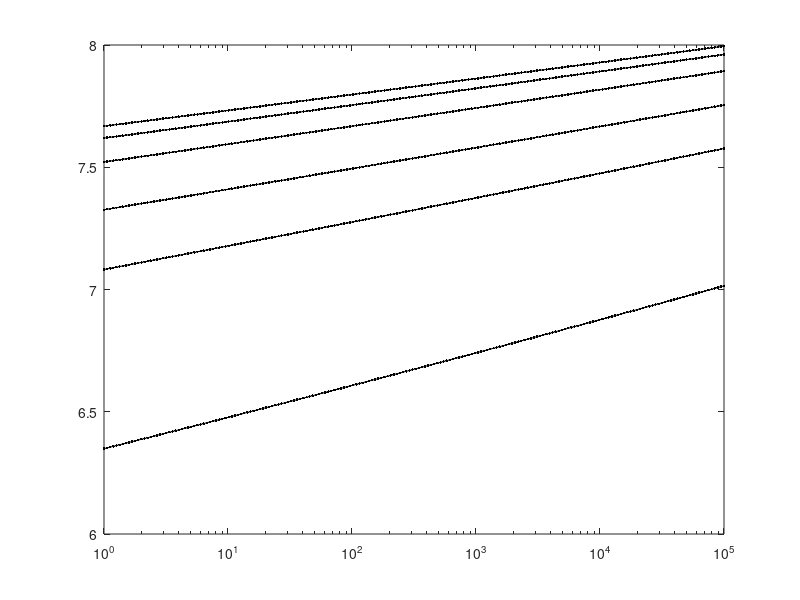
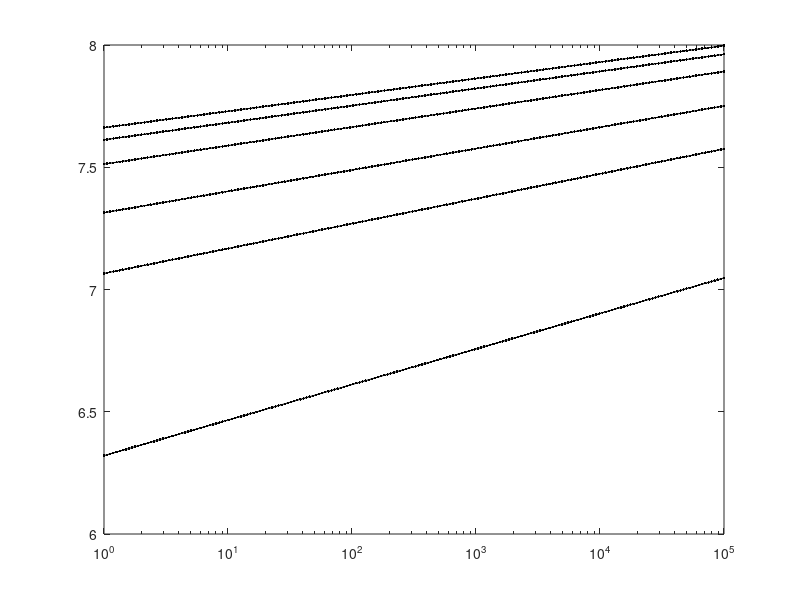
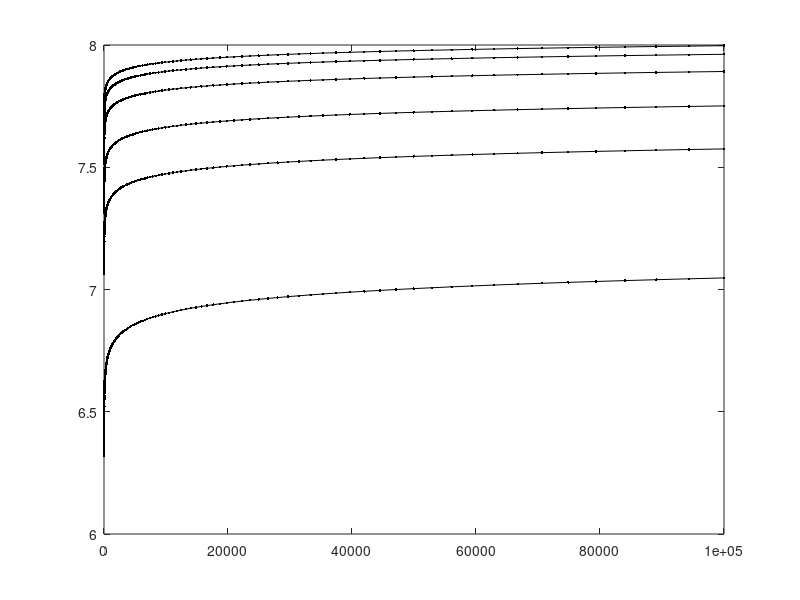
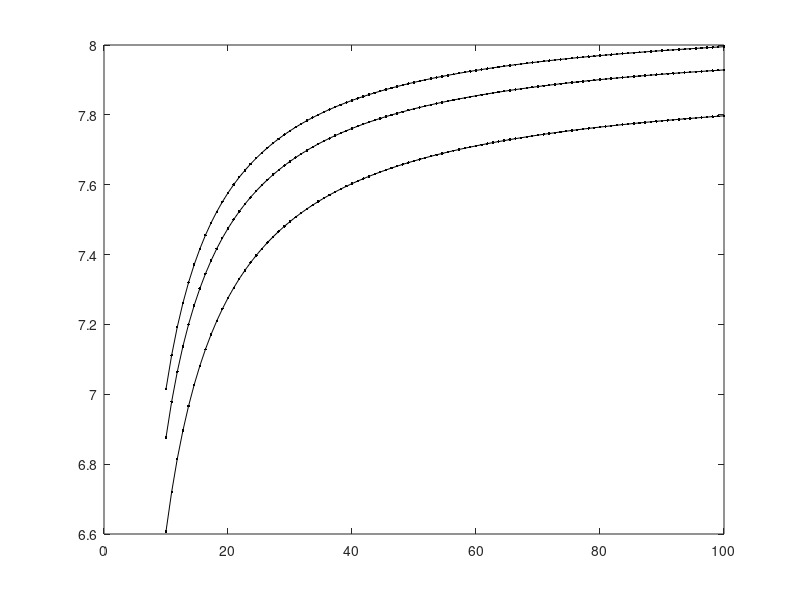

Write MATLAB code to recreate these figures, in order.
function FENE_CB_functions 
close all

% filament diameter 
df_power       = @(kappa,t) 2.5191*(1+10*(0.6679./kappa)).*t.^(0.049554*(1+10*(-0.18709./kappa))); %  R2 = 0.9288
df_logarithmic = @(kappa,t) 1.8987*(1+10*(0.90553./kappa)) + (0.22472*(1+10*(0.21091./kappa)))*log(t); %  R2 = 0.92898

% filament length
Lf_power       = @(kappa,t) 6.9913*(1+10*(0.22248./kappa)).*t.^(0.053751*(1+10*(0.17802./kappa))); %  R2 = 0.66928
Lf_logarithmic = @(kappa,t) 4.9098*(1+10*(0.087762./kappa)) + (0.70121*(1+10*(0.45222./kappa)))*log(t); %  R2 = 0.6687

% filament length divided by filament diameter
Lfdivdf_power       = @(kappa,t) 2.7657*(1+10*(-0.33456./kappa)).*t.^(0.0041842*(1+10*(4.4991./kappa))); %  R2 = 0.17253
Lfdivdf_logarithmic = @(kappa,t) 2.7336*(1+10*(-0.34733./kappa)) + (0.012263*(1+10*(3.9344./kappa)))*log(t); %  R2 = 0.1721

% total length of filaments 
Ltotal_power       = @(kappa,t) 10894.6745*(1+10*(-0.78308./kappa)).*t.^(-0.12738*(1+10*(-0.11672./kappa))); %  R2 = 0.97054
Ltotal_logarithmic = @(kappa,t) 6327.4246*(1+10*(-0.7548./kappa)) + (-325.2563*(1+10*(-0.75742./kappa)))*log(t); %  R2 = 0.96964

% mean GPSD pore radius
rpore_power       = @(kappa,t) 5.7735*(1+10*(1.81./kappa)).*t.^(0.079335*(1+10*(-0.56375./kappa))); %  R2 = 0.93644
rpore_logarithmic = @(kappa,t) 1.0034*(1+10*(13.0684./kappa)) + (1.2317*(1+10*(-0.14762./kappa)))*log(t); %  R2 = 0.93653

% radius of gyration 
Rg_power       = @(kappa,t) 7.8147*(1+10*(-0.18755./kappa)).*t.^(0.0030677*(1+10*(1.8243./kappa))); %  R2 = 0.97444
Rg_logarithmic = @(kappa,t) 7.8109*(1+10*(-0.1908./kappa)) + (0.025345*(1+10*(1.4909./kappa)))*log(t); %  R2 = 0.97449

% amount of temporary bonds 
bondsC_power       = @(kappa,t) 38334.2176*(1+10*(0.73398./kappa)).*t.^(0.047486*(1+10*(-0.60306./kappa))); %  R2 = 0.99008
bondsC_logarithmic = @(kappa,t) 30520.4918*(1+10*(1.1279./kappa)) + (3209.7329*(1+10*(-0.44834./kappa)))*log(t); %  R2 = 0.99036

% total potential energy 
pe_power       = @(kappa,t) 19.1531*(1+10*(-0.077511./kappa)).*t.^(-0.0089826*(1+10*(-0.34152./kappa))); %  R2 = 0.99624
pe_logarithmic = @(kappa,t) 19.0643*(1+10*(-0.074941./kappa)) + (-0.1554*(1+10*(-0.37527./kappa)))*log(t); %  R2 = 0.9962

% negative pair energy 
negEpair_power       = @(kappa,t) 2.2466*(1+10*(0.30595./kappa)).*t.^(0.037574*(1+10*(-0.42398./kappa))); %  R2 = 0.99556
negEpair_logarithmic = @(kappa,t) 1.9845*(1+10*(0.43088./kappa)) + (0.12965*(1+10*(-0.358./kappa)))*log(t); %  R2 = 0.99575

% FENE bond energy 
ebond_power       = @(kappa,t) 20.0406*(1+10*(-0.00099038./kappa)).*t.^(-0.00012989*(1+10*(-0.46662./kappa))); %  R2 = 0.62354
ebond_logarithmic = @(kappa,t) 20.0406*(1+10*(-0.00098953./kappa)) + (-0.0025992*(1+10*(-0.46683./kappa)))*log(t); %  R2 = 0.62354

% bending angle energy 
eangle_power       = @(kappa,t) 1.0598*(1+10*(-0.54538./kappa)).*t.^(-0.030893*(1+10*(0.14354./kappa))); %  R2 = 0.98894
eangle_logarithmic = @(kappa,t) 1.009*(1+10*(-0.5542./kappa)) + (-0.023215*(1+10*(-0.48137./kappa)))*log(t); %  R2 = 0.98871

% inverse global persistence length
inverseEllp_power       = @(kappa,t) 0.005336*(1+10*(13.3645./kappa)).*t.^(-0.030944*(1+10*(0.17033./kappa))); %  R2 = 0.98893
inverseEllp_logarithmic = @(kappa,t) 0.0051511*(1+10*(13.0361./kappa)) + (-0.00010536*(1+10*(15.9799./kappa)))*log(t); %  R2 = 0.9887

% number of 1-functional skeleton beads
n1_power       = @(kappa,t) 50.9453*(1+10*(-1.1536./kappa)).*t.^(-0.087368*(1+10*(0.46424./kappa))); %  R2 = 0.077789
n1_logarithmic = @(kappa,t) 8.8877*(1+10*(-0.2931./kappa)) + (-0.41145*(1+10*(-0.23862./kappa)))*log(t); %  R2 = 0.080471

% number of 2-functional skeleton beads
n2_power       = @(kappa,t) 10940.5185*(1+10*(-0.74089./kappa)).*t.^(-0.12297*(1+10*(-0.067989./kappa))); %  R2 = 0.98277
n2_logarithmic = @(kappa,t) 6501.6935*(1+10*(-0.7253./kappa)) + (-330.5477*(1+10*(-0.72151./kappa)))*log(t); %  R2 = 0.98176

% number of 3-functional skeleton beads
n3_power       = @(kappa,t) 748.7794*(1+10*(-0.56727./kappa)).*t.^(-0.16808*(1+10*(0.076525./kappa))); %  R2 = 0.81509
n3_logarithmic = @(kappa,t) 326.6001*(1+10*(-0.74042./kappa)) + (-18.6786*(1+10*(-0.69529./kappa)))*log(t); %  R2 = 0.81411

% number of 4-functional skeleton beads
n4_power       = @(kappa,t) 229.2659*(1+10*(-0.96508./kappa)).*t.^(-0.24531*(1+10*(0.21078./kappa))); %  R2 = 0.35061
n4_logarithmic = @(kappa,t) 40.9768*(1+10*(-1.1562./kappa)) + (-2.69*(1+10*(-1.1515./kappa)))*log(t); %  R2 = 0.35812

% number of 5-functional skeleton beads
n5_power       = @(kappa,t) 125.0436*(1+10*(-1.4769./kappa)).*t.^(-0.46728*(1+10*(-2.178./kappa))); %  R2 = 0.13971
n5_logarithmic = @(kappa,t) 9.694*(1+10*(-1.6695./kappa)) + (-0.6636*(1+10*(-1.7897./kappa)))*log(t); %  R2 = 0.13454

% number of loops 
loops_power  = @(kappa,t) 572.8625*(1+10*(-0.86653./kappa)).*t.^(-0.1954*(1+10*(-0.15798./kappa))); %  R2 = 0.94139
loops_logarithmic = @(kappa,t) 210.7633*(1+10*(-0.90528./kappa)) + (-12.5745*(1+10*(-0.89738./kappa)))*log(t); %  R2 = 0.94029

% number of edges 
edges_power       = @(kappa,t) 1491.0145*(1+10*(-0.76834./kappa)).*t.^(-0.18112*(1+10*(-0.029491./kappa))); %  R2 = 0.93133
edges_logarithmic = @(kappa,t) 594.9492*(1+10*(-0.83468./kappa)) + (-34.8869*(1+10*(-0.81491./kappa)))*log(t); %  R2 = 0.9293

% mean unweighted chord length (polymer, 1-phase)
l1_power       = @(kappa,t) 3.6702*(1+10*(0.31562./kappa)).*t.^(0.03691*(1+10*(0.14567./kappa))); %  R2 = 0.98291
l1_logarithmic = @(kappa,t) 3.1707*(1+10*(0.31993./kappa)) + (0.21163*(1+10*(0.47464./kappa)))*log(t); %  R2 = 0.98316

% mean weighted chord length (polymer, 1-phase)
ell1_power       = @(kappa,t) 5.4046*(1+10*(0.28651./kappa)).*t.^(0.037348*(1+10*(0.25351./kappa))); %  R2 = 0.98445
ell1_logarithmic = @(kappa,t) 4.6452*(1+10*(0.24681./kappa)) + (0.31554*(1+10*(0.64243./kappa)))*log(t); %  R2 = 0.98473

% total filament volume 
Vf_power       = @(kappa,t) 38302.6362*(1+10*(-0.064391./kappa)).*t.^(-0.0084609*(1+10*(-0.23689./kappa))); %  R2 = 0.71836
Vf_logarithmic = @(kappa,t) 38118.4498*(1+10*(-0.061872./kappa)) + (-292.3343*(1+10*(-0.25954./kappa)))*log(t); %  R2 = 0.71841

% total filament surface area
Af_power       = @(kappa,t) 105007.5832*(1+10*(-0.53314./kappa)).*t.^(-0.078484*(1+10*(-0.055468./kappa))); %  R2 = 0.97405
Af_logarithmic = @(kappa,t) 79821.6041*(1+10*(-0.49122./kappa)) + (-3216.0019*(1+10*(-0.459./kappa)))*log(t); %  R2 = 0.9734

% bead number density inside filaments 
rhof_power       = @(kappa,t) 0.78286*(1+10*(0.068746./kappa)).*t.^(0.0084602*(1+10*(-0.23732./kappa))); %  R2 = 0.71854
rhof_logarithmic = @(kappa,t) 0.77852*(1+10*(0.072193./kappa)) + (0.0073457*(1+10*(-0.21425./kappa)))*log(t); %  R2 = 0.71848

% mean unweighted chord length (void, 0-phase)
l0_power       = @(kappa,t) 18.5663*(1+10*(0.23204./kappa)).*t.^(0.039014*(1+10*(0.39718./kappa))); %  R2 = 0.93017
l0_logarithmic = @(kappa,t) 15.2446*(1+10*(0.17129./kappa)) + (1.1756*(1+10*(0.79219./kappa)))*log(t); %  R2 = 0.93056

% mean weighted chord length (void, 0-phase)
ell0_power       = @(kappa,t) 21.9171*(1+10*(1.2714./kappa)).*t.^(0.065312*(1+10*(-0.54214./kappa))); %  R2 = 0.81847
ell0_logarithmic = @(kappa,t) 8.7192*(1+10*(4.3371./kappa)) + (3.5287*(1+10*(-0.43827./kappa)))*log(t); %  R2 = 0.81958


% Example: Rg (power-law fit) versus time for different kappa 
figure;
t = 10.^linspace(0,5,200); 
for kappa = [10 20 30 50 75 100]
  semilogx(t,Rg_power(kappa,t),'k.-'); hold on; 
end

% Example: Rg (logarithmic fit) versus time for different kappa
figure;
t = 10.^linspace(0,5,200); 
for kappa = [10 20 30 50 75 100]
  semilogx(t,Rg_logarithmic(kappa,t),'k.-'); hold on; 
end

% Example: Rg (logarithmic fit) versus time for different kappa
figure;
t = 10.^linspace(0,5,200); 
for kappa = [10 20 30 50 75 100]
  plot(t,Rg_logarithmic(kappa,t),'k.-'); hold on; 
end

% Example Rg (power-law fit) versus kappa at three different times
figure;
kappas = linspace(10,100,100);
for t = [1e2 1e4 1e5];
  plot(kappas,Rg_power(kappas,t),'k.-'); hold on; 
end
